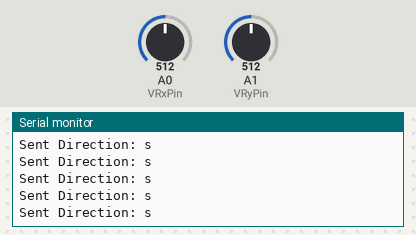
A sketch run on a simulated Arduino Uno, built with avr-gcc and run on an emulated ATmega328P. Shown: the last lines printed to the serial monitor. The inputs (shaded band) are chosen by the test bench; at power-on: A0 (VRxPin) = 512, A1 (VRyPin) = 512. No radio packets arrive unless stated.

Above: at 1.2 s.
1.3 s: A0 (VRxPin) set to 710
At 2.4 s:
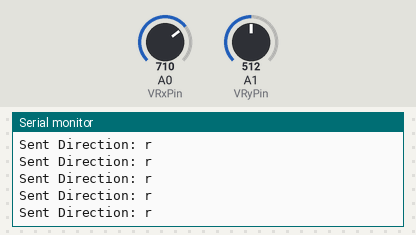
3.2 s: A0 (VRxPin) set to 290
At 4.2 s:
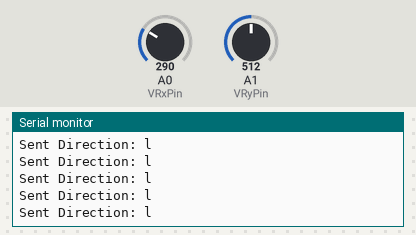

Measured:
- after the input at 1.3 s, the serial monitor: prints a new line after 0.07 s (image 1)
- after the input at 3.2 s, the serial monitor: prints a new line after 0.07 s (image 2)

The sketch:

nrf24-transmitter-code.ino
```cpp
#include <SPI.h>
#include <nRF24L01.h>
#include <RF24.h>

RF24 radio(7, 8);  // CE, CSN

const byte address[6] = "00001";

int VRxPin = A0;
int VRyPin = A1;

char currentDirection = 's';

void setup() {
  Serial.begin(9600);

  radio.begin();
  radio.openWritingPipe(address);
  radio.setPALevel(RF24_PA_MIN);
  radio.stopListening();
}

void loop() {
  int xValue = analogRead(VRxPin);
  int yValue = analogRead(VRyPin);

  if (xValue > 700) {
    if (yValue > 400 && yValue < 600) {
      currentDirection = 'r';
    }
  }
  else if (xValue < 300) {
    if (yValue > 400 && yValue < 600) {
      currentDirection = 'l';
    }
  }
  else if (yValue > 700) {
    if (xValue > 400 && xValue < 600) {
      currentDirection = 'b';
    }
  }
  else if (yValue < 300) {
    if (xValue > 400 && xValue < 600) {
      currentDirection = 'f';
    }
  }
  else if (xValue > 500 && yValue <550) {
    currentDirection = 's';
  }

  bool result = radio.write(&currentDirection, sizeof(currentDirection));
  if (result) {
    Serial.print("Sent Direction: ");
    Serial.println(currentDirection);
  } else {
    Serial.println("Data could not be sent.");
  }

}
```
